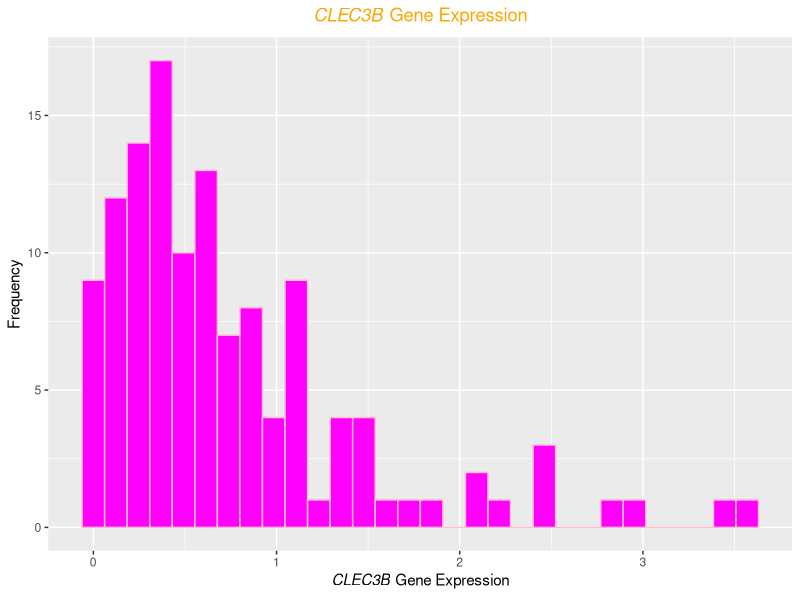
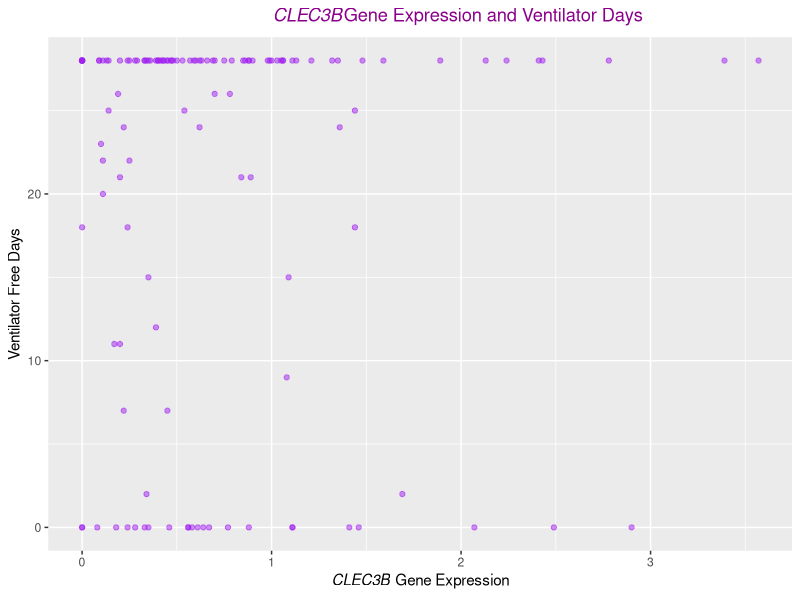
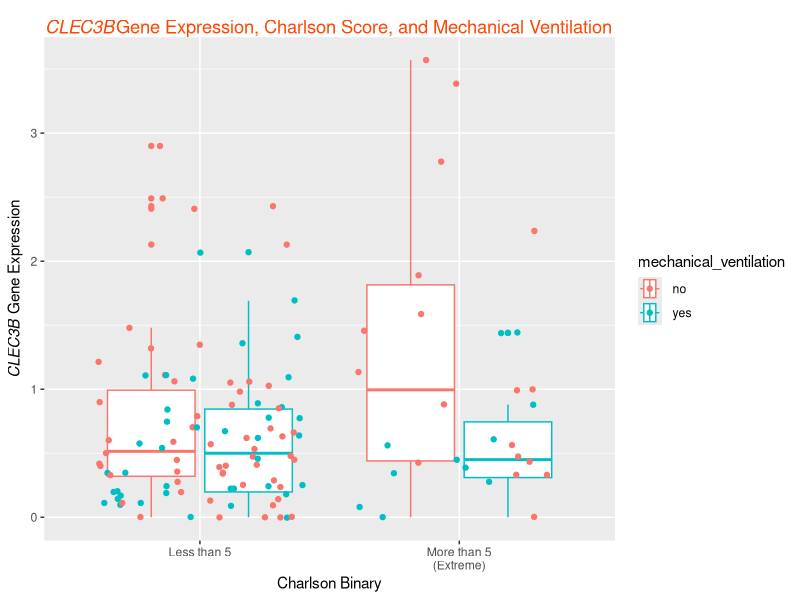
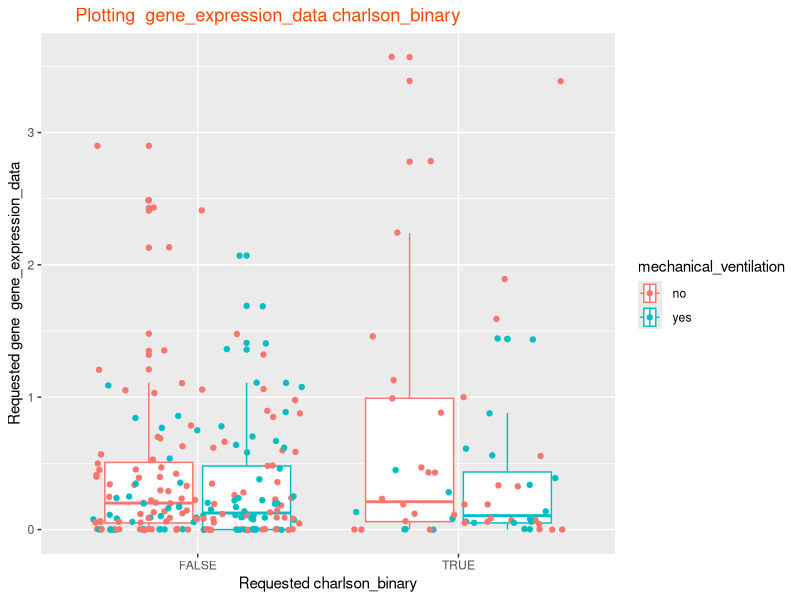
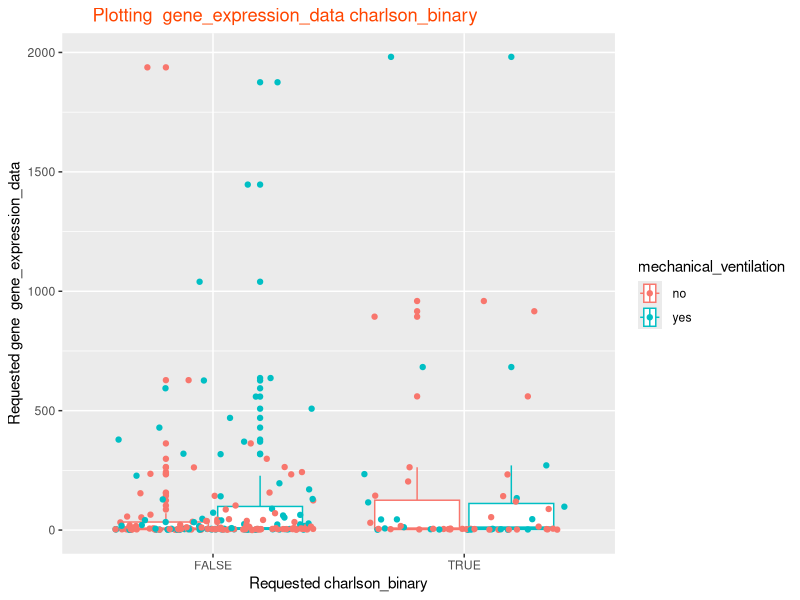

R code for these plots, in order:
## ---- chunk 1
setwd("../103RFinalProject") # set working directory
expressiondf <- read.csv(file = "QBS103_finalProject_geneExpression.csv", header = TRUE) # read data from csv file to make df
metadf <- read.csv(file = "QBS103_finalProject_metadata.csv", header = TRUE) # read data from csv file to make another df
## ---- chunk 2
library(tidyverse) # I am using Tidyverse in this project

longexpressiondf <- expressiondf %>% # create a new df that is the long version of our original dataset
  pivot_longer(cols = starts_with(c("COVID", "NONCOVID")),
               names_to = "participant_id",
               values_to = "gene_expression_data")
## ---- chunk 3
list_df = list(longexpressiondf, metadf) # link the two dfs together by using list() then reduce()
df <- list_df %>% reduce(inner_join, by='participant_id')
## ---- chunk 4
library(ggplot2) # we are using ggplot2 in this project

subset <- subset(df, X == 'CLEC3B') # create a subset of the df that includes only the gene of interest
subset

histogramplot <- ggplot(subset, aes(x = gene_expression_data)) + # build a histogram plot of gene expression and frequency
  geom_histogram(color = "pink", fill = "magenta") +
  labs(title = expression(paste(italic("CLEC3B"), " Gene Expression")), y = "Frequency", x = expression(paste(italic("CLEC3B"), " Gene Expression"))) +
    theme(plot.title = element_text(colour = "orange1", face = "bold", hjust = 0.5)) # for the plot title

histogramplot
## ---- chunk 5
scatterplot <- ggplot(subset, aes(x = gene_expression_data, y = ventilator.free_days)) +  # build a scatter plot of gene expression and ventilator days
  labs(title = expression(paste(italic("CLEC3B"), "Gene Expression and Ventilator Days")), x = expression(paste(italic("CLEC3B"), " Gene Expression"), y = "Frequency"), y = "Ventilator Free Days") +
  geom_point(color = "purple", alpha = 0.5) +
  theme(plot.title = element_text(colour = "darkmagenta", face = "bold", hjust = 0.6)) # for the plot title
scatterplot
## ---- chunk 6
co <- c("mistyrose2", "lavender") # make my own color palette

subset$charlson_binary <- subset$charlson_score > 5 # make a new column that has T if the Charlson Score is extreme (more than 5) else it is F

boxplot <- ggplot(subset, aes(x = gene_expression_data, y = charlson_binary, color = mechanical_ventilation)) + #create a boxplot of gene expression, charlson score, and mechanical ventilation
  geom_boxplot() +
  geom_jitter() +
  labs(title = expression(paste(italic("CLEC3B"), "Gene Expression, Charlson Score, and Mechanical Ventilation")), x = expression(paste(italic("CLEC3B"), " Gene Expression"), y = "Frequency"), y = "Charlson Binary") + 
  theme(plot.title = element_text(colour = "orangered", face = "bold", hjust = 0.18, vjust = -2)) + # for the plot title
  scale_fill_manual(labels=c("<5", ">5")) +
  coord_flip() + # gene expression should actually be on the y axis
  scale_y_discrete(labels=c("FALSE" = "Less than 5", "TRUE" = "More than 5\n(Extreme)")) # name the x axis by ><5
boxplot
## ---- chunk 7
make_plot_function <- function(df, genes, contvar, list2catvars){
  # only select data for relevant genes
  for (gene in range(1:length(genes))){ # for each gene, make a df. then add the df to the list
    if (gene == 1){
      initialsubsetdf = subset(df, X == genes[gene])
      completedf = initialsubsetdf
      } else {
        newsubsetdf = subset(df, X == genes[gene])
        completedf =  merge(completedf, newsubsetdf, all=T)
      }
  }
  
  # get charlson binary since it could be a cat var (ie I did that so I want to add it to my function). It could be simpler of course with the premade cat var
  completedf$charlson_binary <- completedf$charlson_score > 5
  
  # make the 3 plots
  # histogram
  
  testhist <- ggplot(completedf, aes(x = gene_expression_data)) + # build a histogram plot of gene expression and frequency
    geom_histogram(color = "pink", fill = "magenta") +
    labs(title = paste("Requested ", contvar, " Frequency"), y = "Frequency", x = paste("Requested ", contvar)) +
    theme(plot.title = element_text(colour = "orange1", face = "bold", hjust = 0.5)) # for the plot title
  
  testhist
  
  # scatter plot
  
  scatterplot <- ggplot(completedf, aes(x = gene_expression_data, y = ventilator.free_days)) +  # build a scatter plot of gene expression and ventilator days
    labs(title = paste("Requested ", contvar, " and ", list2catvars[2]), x = contvar, y = list2catvars[2]) +
    geom_point(color = "purple", alpha = 0.5) +
    theme(plot.title = element_text(colour = "darkmagenta", face = "bold", hjust = 0.6)) # for the plot title
  
  scatterplot
  
  # box plot
  
  boxplot <- ggplot(completedf, aes(x = gene_expression_data, y = charlson_binary, color = mechanical_ventilation)) + #create a boxplot of gene expression, charlson score, and mechanical ventilation
    geom_boxplot() +
    geom_jitter() +
    labs(title = paste("Plotting ", contvar, list2catvars), x = paste("Requested gene ", contvar), y = paste("Requested", list2catvars[1])) + 
    theme(plot.title = element_text(colour = "orangered", hjust = 0.18)) + # for the plot title
    scale_fill_manual(labels=c("<5", ">5")) +
    coord_flip() # name the x axis by ><5
  
  boxplot
}

## ---- chunk 8
make_plot_function(df, c('CLEC3B', 'APOA1'), "gene_expression_data", c("charlson_binary", "mechanical_ventilation"))
## ---- chunk 9
make_plot_function(df, c("APOM", "CTSG", "DEFA4"), "gene_expression_data", c("charlson_binary", "mechanical_ventilation"))
